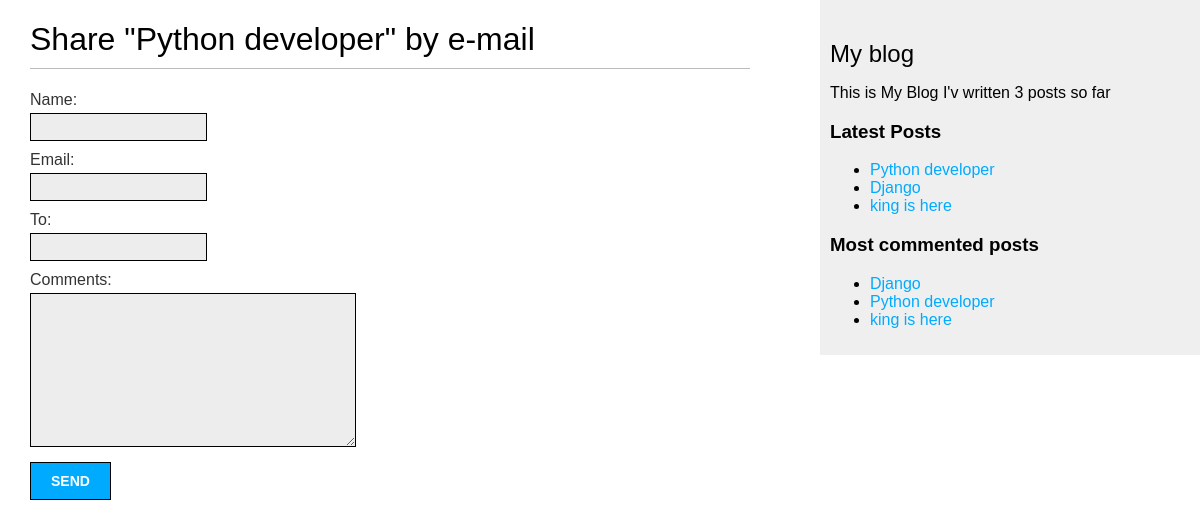
The app's page /posts/3/share with its own data.
### blog/models.py (models this page shows, shortened)
class Post(models.Model):
    class Status(models.TextChoices):
        DRAFT = 'DF','Draft'
        PUBLISHED='PB','Published'
    class PublishedManager(models.Manager):
        def get_queryset(self) :
            return super().get_queryset().filter(status=Post.Status.PUBLISHED)
    auther = models.ForeignKey(User,on_delete=models.CASCADE,related_name='blog_posts')
    title = models.CharField(max_length=255)
    slug = models.SlugField(max_length=255,unique_for_date='publish')
    body = models.TextField()
    publish = models.DateTimeField(default=timezone.now())
    created = models.DateTimeField(auto_now_add=True)
    updated = models.DateTimeField(auto_now=True)
    status = models.CharField(max_length=2,choices=Status.choices,default=Status.DRAFT)
    objects = models.Manager()
    published=PublishedManager()
    tags = TaggableManager()
    class Meta:
        ordering = ['-publish']
        indexes = [
            models.Index(fields=['-publish']),
        ]
    def get_absolute_url(self):
        return reverse("blog:post", args=[self.slug])

### blog/views.py (the view, shortened to what this page needs)
# urls.py: path('/<int:post_id>/share',post_share,name='share'),
def post_share(request,post_id):
    post = get_object_or_404(Post,id=post_id)
    sent = False
    form = EmailPostForm
    return render(request,'blog/post/share.html',{'post':post,'form':form,'sent':sent})

### blog/templatetags/blog_tags.py (called while the page is built)
@register.simple_tag
def total_posts():
    return Post.published.count()

@register.inclusion_tag('blog/post/latest_posts.html',name='show_latest_posts')
def latest_posts(count=5):
    latest_posts = Post.published.order_by('-publish')[:count]
    return {'latest_posts':latest_posts}

@register.simple_tag
def get_most_commented_posts(count=5):
    return Post.published.annotate(
        total_comments=Count('post_comments')
    ).order_by('-total_comments','-publish')[:count]

### blog/templates/blog/post/share.html (shortened to what this page needs)
{% extends "blog/base.html" %}
{% block content %}
{% if sent %}
<h1>E-mail successfully sent</h1>
<p>
    "{{ post.title }}" was successfully sent to {{ form.cleaned_data.to }}.
</p>
{% else %}
<h1>Share "{{ post.title }}" by e-mail</h1>
<form method="post">
    {% for field in form %}
    <div>
        {{field.label_tag}} {{field}}
    </div>
    {% endfor %}
    <input type="submit" value="Send">
</form>
{% endif %}
{% endblock %}

### blog/templates/blog/base.html (shortened to what this page needs)
{% load blog_tags %}
{% load static %}
<!DOCTYPE html>
<html lang="en">
<head>
    <link rel="stylesheet" href="{% static 'css/blog.css' %}">
</head>
<body>
    <div id="content">
        {% block content %}
        {% endblock content %}
    </div>
    <div id="sidebar">
        <h2>My blog</h2>
        <p>
            This is My Blog
            I'v written {% total_posts %} posts so far
        <h3>Latest Posts</h3>
        {% show_latest_posts%}
        <h3>Most commented posts</h3>
        {% get_most_commented_posts as most_commentd_posts %}
        <ul>
            {% for post in most_commentd_posts %}
            <li><a href="{{post.get_absolute_url}}">{{post.title}}</a></li>
            {% endfor %}
        </ul>
        </p>
    </div>
</body>
</html>

### blog/templates/blog/post/latest_posts.html
<ul>
    {% for post in latest_posts %}
    <li><a href="{{post.get_absolute_url}}">{{post.title}}</a></li>
    {% endfor %}
</ul>

### blog/static/css/blog.css (style rules this page uses)
body { margin: 0; padding: 0; font-family: helvetica, sans-serif; }
a { color: #00abff; text-decoration: none; }
h1 { font-weight: normal; border-bottom: 1px solid #bbb; padding: 0 0 10px 0; }
h2 { font-weight: normal; margin: 30px 0 0; }
#content { float: left; width: 60%; padding: 0 0 0 30px; }
#sidebar { float: right; width: 30%; padding: 10px; background: #efefef; height: 100%; }
label { float: left; clear: both; color: #333; margin-bottom: 4px; }
input, textarea { clear: both; float: left; margin: 0 0 10px; background: #ededed; border: 0; padding: 6px 10px; font-size: 12px; border: 1px solid black; }
input[type=submit] { font-weight: bold; background: #00abff; color: #fff; padding: 10px 20px; margin-top: 5px; font-size: 14px; text-transform: uppercase; }

### records on screen
Post: title "Python developer"
Post: title "Django"
Post: title "king is here"

### other values on screen
{{ field.label_tag }} "Name:" "Email:" "To:" "Comments:"
